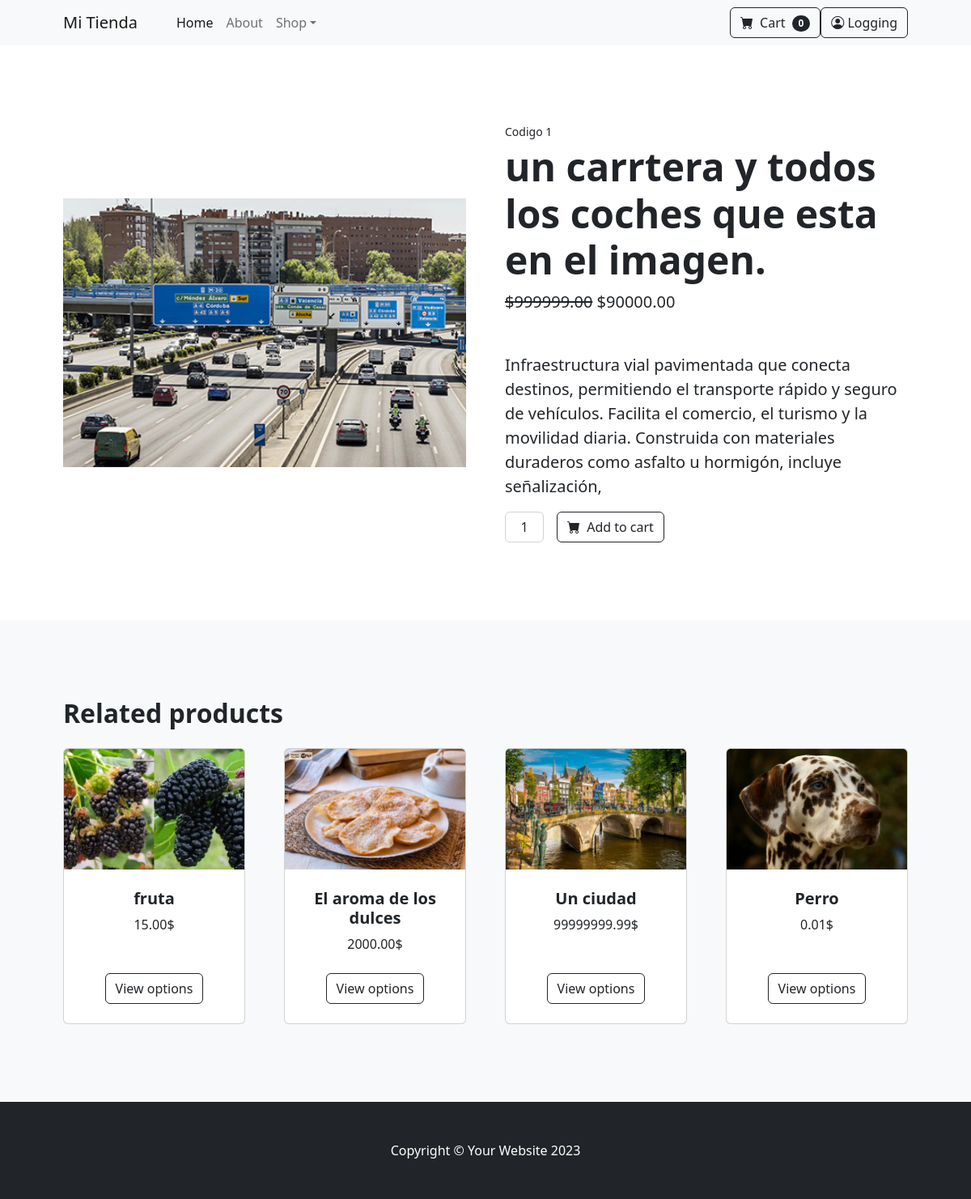
The page /producto.php?id=1 on the database its author committed.
### tables this page shows
CREATE TABLE `producto` (
  `idProducto` int(11) NOT NULL,
  `nombre` varchar(100) NOT NULL,
  `descripcion` varchar(250) NOT NULL,
  `imagen` varchar(100) NOT NULL,
  `precio` decimal(10,2) NOT NULL,
  `precioOferta` decimal(10,2) NOT NULL,
  `online` tinyint(1) NOT NULL,
  `introDescripcion` varchar(100) NOT NULL
);

### producto.php (the view)
<?php include("./inc/header.php")?>
<?php
   function showProductPage($id){
      $row = selectProduct($id);
?>
<section class="py-5">
   <div class="container px-4 px-lg-5 my-5">
         <div class="row gx-4 gx-lg-5 align-items-center">
            <div class="col-md-6"><img class="card-img-top mb-5 mb-md-0" src="<?php echo $row['imagen'] ?>" alt="..." /></div>
            <div class="col-md-6">
               <div class="small mb-1">Codigo <?php echo $row['idProducto'] ?></div>
               <h1 class="display-5 fw-bolder"><?php echo $row['introDescripcion']  ?></h1>
               <div class="fs-5 mb-5">
                     <span class="text-decoration-line-through">$<?php echo $row['precio']?></span>
                     <span>$<?php echo $row['precioOferta']?></span>
               </div>
               <p class="lead"><?php echo $row['descripcion']?></p>
               <form class="d-flex">
                     <input class="form-control text-center me-3" id="inputQuantity" type="num" value="1" style="max-width: 3rem" />
                     <button class="btn btn-outline-dark flex-shrink-0" type="submit">
                        <i class="bi-cart-fill me-1"></i>
                        Add to cart
                     </button>
               </form>
            </div>
         </div>
   </div>
</section>
<section class="py-5 bg-light">
   <div class="container px-4 px-lg-5 mt-5">
      <h2 class="fw-bolder mb-4">Related products</h2>
      <div class="row gx-4 gx-lg-5 row-cols-2 row-cols-md-3 row-cols-xl-4 justify-content-center">
<?php
   $salto = 0;
   for ($i=1;$i<=4;$i++){
      if ($i == $id ){
         $salto++;
      }
      showProduct($i+$salto);
   }
?>
      </div>
   </div>
</section>
<?php }  ?>
<?php
   $id = recoge("id");
   showProductPage($id);
?>
<?php include("./inc/foot.php")?>

### inc/function.php (shortened to what this page needs)
<?php
function conectaDB(){
   try{
      $con = new PDO("mysql:host=".HOST.";dbname=".DBNAME.";charset=utf8",USER,PASS);
      $con->setAttribute(PDO::ATTR_ERRMODE,PDO::ERRMODE_EXCEPTION);
      return $con;
   }catch(PDOException $e){
      echo "ERROR: Error al conectar".$e->getMessage();
      exit;
   }
}
function selectProduct($id){
   $con = conectaDB() ;
   try{
      $sql = "Select * from producto where idProducto = :id ";
      $stmt = $con->prepare($sql);
      $stmt -> execute([ ':id' => $id ]);
      $row = $stmt->fetch(PDO::FETCH_ASSOC);
   } catch(PDOException $e){
      echo "ERROR: Error al seleccionar la tarea".$e->getMessage();
      file_put_contents("PDOErrors.txt","\r\n".date('j F, Y mg:i a').$e->getMessage(),FILE_APPEND);
      exit;
   }
   return $row;
}
function showProduct($id){
   $row = selectProduct($id);
?>
      <div class="col mb-5">
            <div class="card h-100">
                  <img class="card-img-top" src="<?php echo $row['imagen'] ?>" alt="..." />
                  <div class="card-body p-4">
                     <div class="text-center">
                        <h5 class="fw-bolder"><?php echo $row['nombre'] ?></h5>
                        <?php echo $row['precioOferta']."$" ?>
                     </div>
                  </div>
                  <div class="card-footer p-4 pt-0 border-top-0 bg-transparent">
                     <div class="text-center"><a class="btn btn-outline-dark mt-auto" href="<?php echo "./producto.php?id=".$row['idProducto'] ?>">View options</a></div>
                  </div>
            </div>
         </div>
<?php } ?>

### rows shown on the page
producto: imagen (picture), idProducto "1", introDescripcion "un carrtera y todos los coches que esta en el imagen.", precio "999999.00", precioOferta "90000.00", descripcion "Infraestructura vial pavimentada que conecta destinos, permitiendo el transporte rápido y seguro de vehículos. Facilita el comercio, el turismo y la movilidad diaria. Construida con materiales duraderos como asfalto u hormigón, incluye señalización,"
producto: imagen (picture), nombre "fruta", precioOferta "15.00"
producto: imagen (picture), nombre "El aroma de los dulces", precioOferta "2000.00"
producto: imagen (picture), nombre "Un ciudad", precioOferta "99999999.99"
producto: imagen (picture), nombre "Perro", precioOferta "0.01"

### other values the page prints
$_SESSION["numCart"] "0"
